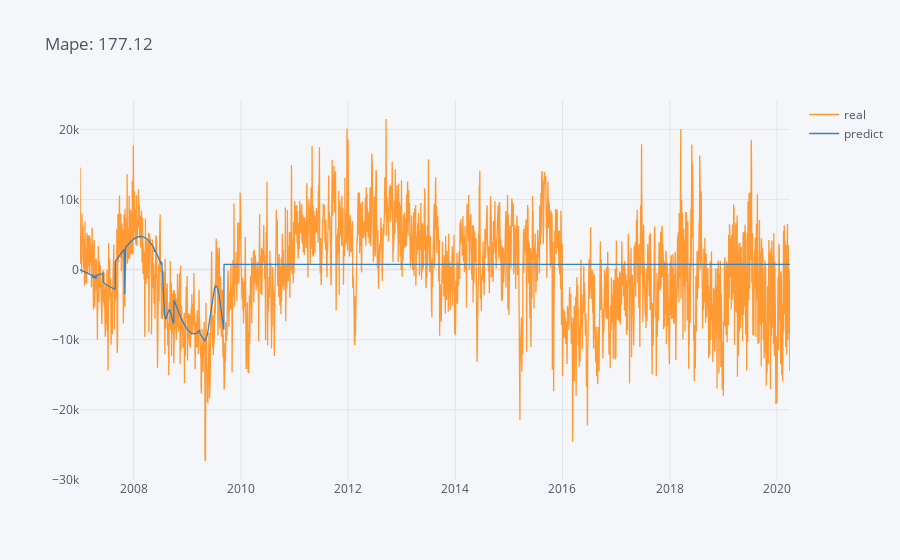

The code cell stored with this chart in its notebook:
### Code cell
mape = mape_(plottn)
plottn[["real", "predict"]].iplot(title = f"Mape: {mape:.2f}")

### Figure 1 — Plotly figure (JSON) as saved in the notebook; plotly's stock layout.template omitted (floating-point values rounded to 4 significant figures; data arrays with more than 128 entries replaced by an {"elided": "..."} marker saying what was removed)
{"data": [{"line": {"color": "rgba(255, 153, 51, 1.0)", "dash": "solid", "shape": "linear", "width": 1.3}, "mode": "lines", "name": "real", "text": "", "type": "scatter", "x": {"elided": "4838 str values"}, "y": {"elided": "4838 float values"}}, {"line": {"color": "rgba(55, 128, 191, 1.0)", "dash": "solid", "shape": "linear", "width": 1.3}, "mode": "lines", "name": "predict", "text": "", "type": "scatter", "x": {"elided": "4838 str values"}, "y": {"elided": "4838 float values"}}], "layout": {"legend": {"bgcolor": "#F5F6F9", "font": {"color": "#4D5663"}}, "paper_bgcolor": "#F5F6F9", "plot_bgcolor": "#F5F6F9", "title": {"font": {"color": "#4D5663"}, "text": "Mape: 177.12"}, "xaxis": {"gridcolor": "#E1E5ED", "showgrid": true, "tickfont": {"color": "#4D5663"}, "title": {"font": {"color": "#4D5663"}, "text": ""}, "zerolinecolor": "#E1E5ED"}, "yaxis": {"gridcolor": "#E1E5ED", "showgrid": true, "tickfont": {"color": "#4D5663"}, "title": {"font": {"color": "#4D5663"}, "text": ""}, "zerolinecolor": "#E1E5ED"}}}
